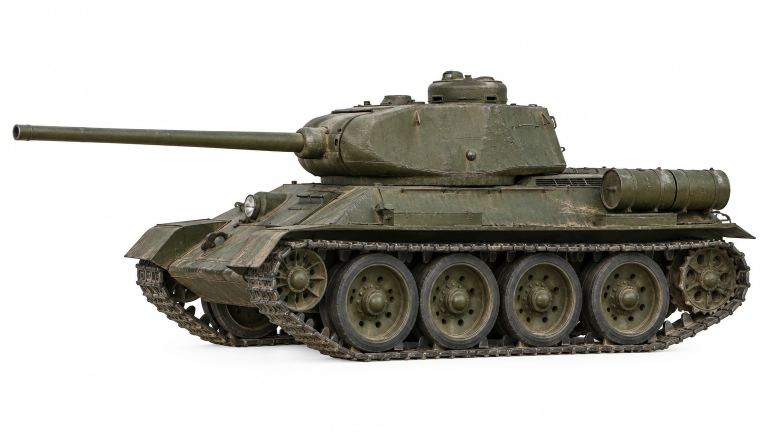
#> input picture source/vehicles/t34_varco_20261115/t34_side.png, 1536 x 864 px (shown at 1/2 size)
$ python burnt_texture.py t34_side.png out.png
#> lines starting #> are read from the running program, lines starting #| are printed output that depends on the picture
# The wreck's base colour: the tank's own texture burnt (paint gone to black scale, fire-rust where it burnt
# hottest, grey ash in soft patches).   python burnt_texture.py <T_VH_T34_V5_BaseColor.png> <out.png>
import sys
import numpy as np
from PIL import Image
a = np.asarray(Image.open(sys.argv[1]).convert('RGB'), np.float32) / 255
n = a.shape[0]; rng = np.random.default_rng(1950)
#> after `n = a.shape[0]`: n = 864
def noise(scale):
    g = rng.random((n // scale + 2, n // scale + 2)).astype(np.float32)
    return np.asarray(Image.fromarray((g * 255).astype(np.uint8)).resize((n + scale, n + scale), Image.BICUBIC), np.float32)[:n, :n] / 255
big = noise(96) * 0.6 + noise(32) * 0.4; fine = noise(6); mid = noise(20)
lum = a @ np.array([0.3, 0.59, 0.11])
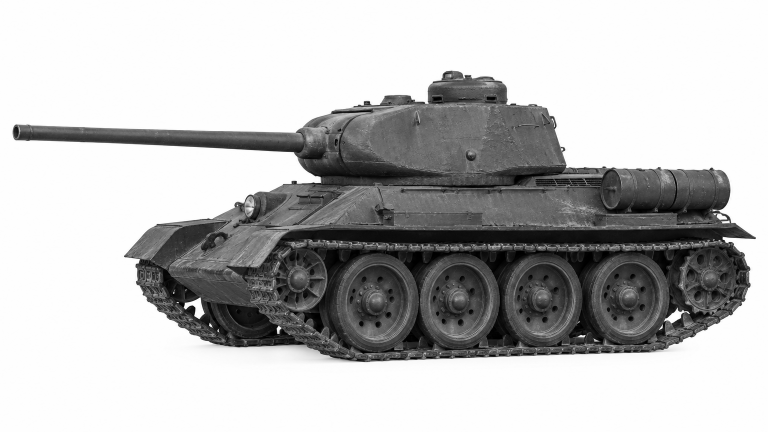
#> lum: shape (864, 1536) float64 (shown at 1/2 size); min 0, max 1, mean 0.734
soot, burnt, ash = np.array([0.035, 0.032, 0.03]), np.array([0.20, 0.10, 0.055]), np.array([0.16, 0.155, 0.15])
out = soot[None, None] * (0.6 + 0.9 * lum[..., None])
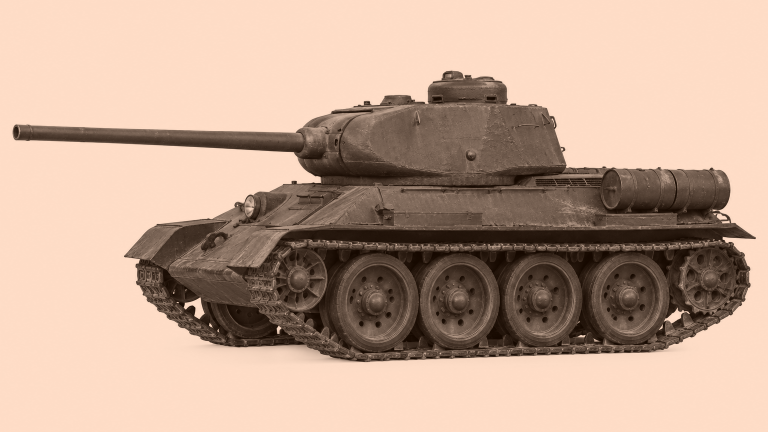
#> out: shape (864, 1536, 3) float64 (shown at 1/2 size); mean of channels 0, 1, 2 0.0441, 0.0403, 0.0378; drawn with min black and max white
#> (the run stopped early here; a loop or call above may not have finished)
